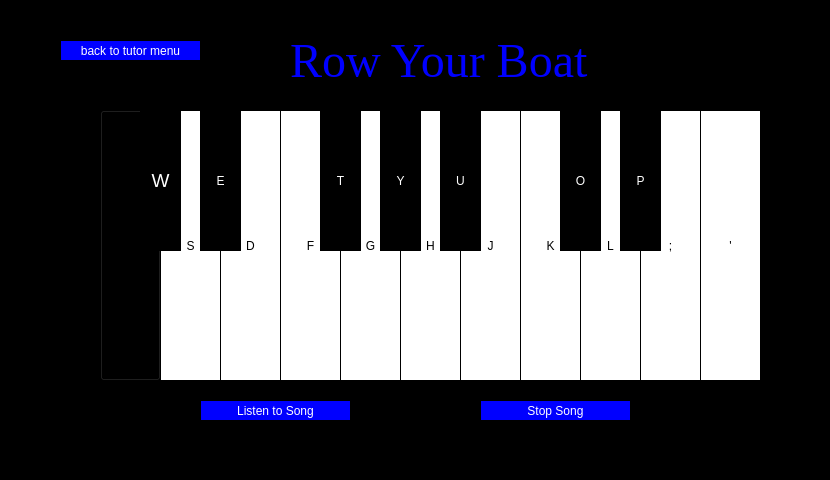
<?xml version="1.0" encoding="UTF-8"?>
<ui version="4.0">
 <class>rowTutor</class>
 <widget class="QMainWindow" name="rowTutor">
  <property name="geometry">
   <rect>
    <x>0</x>
    <y>0</y>
    <width>830</width>
    <height>480</height>
   </rect>
  </property>
  <property name="windowTitle">
   <string>TutorMode</string>
  </property>
  <property name="styleSheet">
   <string notr="true">background:black;</string>
  </property>
  <widget class="QWidget" name="centralwidget">
   <widget class="QPushButton" name="pushButton">
    <property name="geometry">
     <rect>
      <x>60</x>
      <y>40</y>
      <width>141</width>
      <height>21</height>
     </rect>
    </property>
    <property name="styleSheet">
     <string notr="true">QPushButton{
background:blue;
border: 1px solid black;
color:white;
}
</string>
    </property>
    <property name="text">
     <string>back to tutor menu</string>
    </property>
   </widget>
   <widget class="QPushButton" name="yButton">
    <property name="geometry">
     <rect>
      <x>380</x>
      <y>110</y>
      <width>41</width>
      <height>141</height>
     </rect>
    </property>
    <property name="styleSheet">
     <string notr="true">QPushButton{
background:black;
border: 1px solid black;
color:white;
}
QPushButton:pressed{
background: rgb(255,215,0);
}
QPushButton:checked{
background: rgb(255,215,0);
}</string>
    </property>
    <property name="text">
     <string>Y</string>
    </property>
    <property name="checkable">
     <bool>true</bool>
    </property>
   </widget>
   <widget class="QPushButton" name="aButton">
    <property name="geometry">
     <rect>
      <x>100</x>
      <y>110</y>
      <width>61</width>
      <height>271</height>
     </rect>
    </property>
    <property name="autoFillBackground">
     <bool>false</bool>
    </property>
    <property name="styleSheet">
     <string notr="true">QPushButton{
background:white;
border: 1px solid black;
}
QPushButton:pressed{
background: rgb(255,182,193);
}

QPushButton:checked{
background: rgb(255,182,193);
}
    
if (aButton-&gt;isOn())
       btnAbort-&gt;setPaletteBackgroundColor( QColor(255,182,193) );
else
       btnAbort-&gt;setPaletteBackgroundColor(
    this-&gt;paletteBackgroundColor() );
</string>
    </property>
    <property name="text">
     <string>A</string>
    </property>
    <property name="checkable">
     <bool>true</bool>
    </property>
    <property name="checked">
     <bool>false</bool>
    </property>
   </widget>
   <widget class="QPushButton" name="eButton">
    <property name="geometry">
     <rect>
      <x>200</x>
      <y>110</y>
      <width>41</width>
      <height>141</height>
     </rect>
    </property>
    <property name="styleSheet">
     <string notr="true">QPushButton{
background:black;
border: 1px solid black;
color:white;
}
QPushButton:pressed{
background: rgb(255,0,0);
}
QPushButton:checked{
background: rgb(255,0,0);
}</string>
    </property>
    <property name="text">
     <string>E</string>
    </property>
    <property name="checkable">
     <bool>true</bool>
    </property>
   </widget>
   <widget class="QPushButton" name="hButton">
    <property name="geometry">
     <rect>
      <x>400</x>
      <y>110</y>
      <width>61</width>
      <height>271</height>
     </rect>
    </property>
    <property name="styleSheet">
     <string notr="true">QPushButton{
background:white;
border: 1px solid black;
}
QPushButton:pressed{
background: rgb(113,198,113);
}
QPushButton:checked{
background: rgb(113,198,113);
}</string>
    </property>
    <property name="text">
     <string>H</string>
    </property>
    <property name="checkable">
     <bool>true</bool>
    </property>
   </widget>
   <widget class="QPushButton" name="apostButton">
    <property name="geometry">
     <rect>
      <x>700</x>
      <y>110</y>
      <width>61</width>
      <height>271</height>
     </rect>
    </property>
    <property name="styleSheet">
     <string notr="true">QPushButton{
background:white;
border: 1px solid black;
}
QPushButton:pressed{
background: rgb(75,0,130);
}
QPushButton:checked{
background: rgb(75,0,130);
}</string>
    </property>
    <property name="text">
     <string>'</string>
    </property>
    <property name="checkable">
     <bool>true</bool>
    </property>
   </widget>
   <widget class="QPushButton" name="sButton">
    <property name="geometry">
     <rect>
      <x>160</x>
      <y>110</y>
      <width>61</width>
      <height>271</height>
     </rect>
    </property>
    <property name="styleSheet">
     <string notr="true">QPushButton{
background:white;
border: 1px solid black;
}
QPushButton:pressed{
background: rgb(205,16,118);
}
QPushButton:checked{
background: rgb(205,16,118);
}</string>
    </property>
    <property name="text">
     <string>S</string>
    </property>
    <property name="checkable">
     <bool>true</bool>
    </property>
    <property name="checked">
     <bool>false</bool>
    </property>
   </widget>
   <widget class="QPushButton" name="semiButton">
    <property name="geometry">
     <rect>
      <x>640</x>
      <y>110</y>
      <width>61</width>
      <height>271</height>
     </rect>
    </property>
    <property name="styleSheet">
     <string notr="true">QPushButton{
background:white;
border: 1px solid black;
}
QPushButton:pressed{
background: rgb(255,0,255);
}
QPushButton:checked{
background: rgb(255,0,255);
}</string>
    </property>
    <property name="text">
     <string>;</string>
    </property>
    <property name="checkable">
     <bool>true</bool>
    </property>
   </widget>
   <widget class="QLabel" name="label">
    <property name="geometry">
     <rect>
      <x>290</x>
      <y>40</y>
      <width>321</width>
      <height>41</height>
     </rect>
    </property>
    <property name="font">
     <font>
      <family>Times New Roman</family>
      <pointsize>36</pointsize>
     </font>
    </property>
    <property name="styleSheet">
     <string notr="true">color:blue;</string>
    </property>
    <property name="text">
     <string>Row Your Boat</string>
    </property>
   </widget>
   <widget class="QPushButton" name="oButton">
    <property name="geometry">
     <rect>
      <x>560</x>
      <y>110</y>
      <width>41</width>
      <height>141</height>
     </rect>
    </property>
    <property name="styleSheet">
     <string notr="true">QPushButton{
background:black;
border: 1px solid black;
color:white;
}
QPushButton:pressed{
background: rgb(122,197,205);
}
QPushButton:checked{
background: rgb(122,197,205);
}</string>
    </property>
    <property name="text">
     <string>O</string>
    </property>
    <property name="checkable">
     <bool>true</bool>
    </property>
   </widget>
   <widget class="QPushButton" name="tButton">
    <property name="geometry">
     <rect>
      <x>320</x>
      <y>110</y>
      <width>41</width>
      <height>141</height>
     </rect>
    </property>
    <property name="styleSheet">
     <string notr="true">QPushButton{
background:black;
border: 1px solid black;
color:white;
}
QPushButton:pressed{
background: rgb(255,193,37);
}
QPushButton:checked{
background: rgb(255,193,37);
}</string>
    </property>
    <property name="text">
     <string>T</string>
    </property>
    <property name="checkable">
     <bool>true</bool>
    </property>
   </widget>
   <widget class="QPushButton" name="uButton">
    <property name="geometry">
     <rect>
      <x>440</x>
      <y>110</y>
      <width>41</width>
      <height>141</height>
     </rect>
    </property>
    <property name="styleSheet">
     <string notr="true">QPushButton{
background:black;
border: 1px solid black;
color:white;
}
QPushButton:pressed{
background: rgb(0,139,69);
}
QPushButton:checked{
background: rgb(0,139,69);
}</string>
    </property>
    <property name="text">
     <string>U</string>
    </property>
    <property name="checkable">
     <bool>true</bool>
    </property>
   </widget>
   <widget class="QPushButton" name="pButton">
    <property name="geometry">
     <rect>
      <x>620</x>
      <y>110</y>
      <width>41</width>
      <height>141</height>
     </rect>
    </property>
    <property name="styleSheet">
     <string notr="true">QPushButton{
background:black;
border: 1px solid black;
color:white;
}
QPushButton:pressed{
background: rgb(16,78,139);
}
QPushButton:checked{
background: rgb(16,78,139);
}</string>
    </property>
    <property name="text">
     <string>P</string>
    </property>
    <property name="checkable">
     <bool>true</bool>
    </property>
   </widget>
   <widget class="QPushButton" name="gButton">
    <property name="geometry">
     <rect>
      <x>340</x>
      <y>110</y>
      <width>61</width>
      <height>271</height>
     </rect>
    </property>
    <property name="styleSheet">
     <string notr="true">QPushButton{
background:white;
border: 1px solid black;
}
QPushButton:pressed{
background: rgb(255,255,0);
}
QPushButton:checked{
background: rgb(255,255,0);
}</string>
    </property>
    <property name="text">
     <string>G</string>
    </property>
    <property name="checkable">
     <bool>true</bool>
    </property>
   </widget>
   <widget class="QPushButton" name="wButton">
    <property name="geometry">
     <rect>
      <x>140</x>
      <y>110</y>
      <width>41</width>
      <height>141</height>
     </rect>
    </property>
    <property name="font">
     <font>
      <pointsize>14</pointsize>
     </font>
    </property>
    <property name="styleSheet">
     <string notr="true">QPushButton{
background:black;
border: 1px solid black;
color:white;
}
QPushButton:pressed{
background: rgb(255,130,171);
}
QPushButton:checked{
background: rgb(255,130,171);
}</string>
    </property>
    <property name="text">
     <string>W</string>
    </property>
    <property name="checkable">
     <bool>true</bool>
    </property>
   </widget>
   <widget class="QPushButton" name="fButton">
    <property name="geometry">
     <rect>
      <x>280</x>
      <y>110</y>
      <width>61</width>
      <height>271</height>
     </rect>
    </property>
    <property name="styleSheet">
     <string notr="true">QPushButton{
background:white;
border: 1px solid black;
}
QPushButton:pressed{
background: rgb(255,128,0);
}
QPushButton:checked{
background: rgb(255,128,0);
}</string>
    </property>
    <property name="text">
     <string>F</string>
    </property>
    <property name="checkable">
     <bool>true</bool>
    </property>
   </widget>
   <widget class="QPushButton" name="jButton">
    <property name="geometry">
     <rect>
      <x>460</x>
      <y>110</y>
      <width>61</width>
      <height>271</height>
     </rect>
    </property>
    <property name="styleSheet">
     <string notr="true">QPushButton{
background:white;
border: 1px solid black;
}
QPushButton:pressed{
background: rgb(0,100,0);
}
QPushButton:checked{
background: rgb(0,100,0);
}</string>
    </property>
    <property name="text">
     <string>J</string>
    </property>
    <property name="checkable">
     <bool>true</bool>
    </property>
   </widget>
   <widget class="QPushButton" name="lButton">
    <property name="geometry">
     <rect>
      <x>580</x>
      <y>110</y>
      <width>61</width>
      <height>271</height>
     </rect>
    </property>
    <property name="styleSheet">
     <string notr="true">QPushButton{
background:white;
border: 1px solid black;
}
QPushButton:pressed{
background: rgb(30,144,255);
}
QPushButton:checked{
background: rgb(30,144,255);
}</string>
    </property>
    <property name="text">
     <string>L</string>
    </property>
    <property name="checkable">
     <bool>true</bool>
    </property>
   </widget>
   <widget class="QPushButton" name="dButton">
    <property name="geometry">
     <rect>
      <x>220</x>
      <y>110</y>
      <width>61</width>
      <height>271</height>
     </rect>
    </property>
    <property name="styleSheet">
     <string notr="true">QPushButton{
background:white;
border: 1px solid black;
}
QPushButton:pressed{
background: rgb(205,55,0);
}
QPushButton:checked{
background: rgb(205,55,0);
}</string>
    </property>
    <property name="text">
     <string>D</string>
    </property>
    <property name="checkable">
     <bool>true</bool>
    </property>
   </widget>
   <widget class="QPushButton" name="kButton">
    <property name="geometry">
     <rect>
      <x>520</x>
      <y>110</y>
      <width>61</width>
      <height>271</height>
     </rect>
    </property>
    <property name="styleSheet">
     <string notr="true">QPushButton{
background:white;
border: 1px solid black;
}
QPushButton:pressed{
background: rgb(0,255,255);
}
QPushButton:checked{
background: rgb(0,255,255);
}</string>
    </property>
    <property name="text">
     <string>K</string>
    </property>
    <property name="checkable">
     <bool>true</bool>
    </property>
   </widget>
   <widget class="QPushButton" name="playSong">
    <property name="geometry">
     <rect>
      <x>200</x>
      <y>400</y>
      <width>151</width>
      <height>21</height>
     </rect>
    </property>
    <property name="styleSheet">
     <string notr="true">QPushButton{
background:blue;
border: 1px solid black;
color:white;
}</string>
    </property>
    <property name="text">
     <string>Listen to Song</string>
    </property>
   </widget>
   <widget class="QPushButton" name="stopSong">
    <property name="geometry">
     <rect>
      <x>480</x>
      <y>400</y>
      <width>151</width>
      <height>21</height>
     </rect>
    </property>
    <property name="styleSheet">
     <string notr="true">QPushButton{
background:blue;
border: 1px solid black;
color:white;
}</string>
    </property>
    <property name="text">
     <string>Stop Song</string>
    </property>
   </widget>
   <zorder>pushButton</zorder>
   <zorder>aButton</zorder>
   <zorder>hButton</zorder>
   <zorder>apostButton</zorder>
   <zorder>sButton</zorder>
   <zorder>semiButton</zorder>
   <zorder>label</zorder>
   <zorder>gButton</zorder>
   <zorder>fButton</zorder>
   <zorder>jButton</zorder>
   <zorder>lButton</zorder>
   <zorder>dButton</zorder>
   <zorder>kButton</zorder>
   <zorder>playSong</zorder>
   <zorder>stopSong</zorder>
   <zorder>uButton</zorder>
   <zorder>tButton</zorder>
   <zorder>wButton</zorder>
   <zorder>oButton</zorder>
   <zorder>eButton</zorder>
   <zorder>yButton</zorder>
   <zorder>pButton</zorder>
  </widget>
  <widget class="QMenuBar" name="menubar">
   <property name="geometry">
    <rect>
     <x>0</x>
     <y>0</y>
     <width>830</width>
     <height>22</height>
    </rect>
   </property>
  </widget>
  <widget class="QStatusBar" name="statusbar"/>
 </widget>
 <resources/>
 <connections>
  <connection>
   <sender>pushButton</sender>
   <signal>clicked()</signal>
   <receiver>rowTutor</receiver>
   <slot>close()</slot>
   <hints>
    <hint type="sourcelabel">
     <x>107</x>
     <y>79</y>
    </hint>
    <hint type="destinationlabel">
     <x>231</x>
     <y>83</y>
    </hint>
   </hints>
  </connection>
  <connection>
   <sender>playSong</sender>
   <signal>clicked()</signal>
   <receiver>rowTutor</receiver>
   <slot>playSong()</slot>
   <hints>
    <hint type="sourcelabel">
     <x>316</x>
     <y>432</y>
    </hint>
    <hint type="destinationlabel">
     <x>383</x>
     <y>422</y>
    </hint>
   </hints>
  </connection>
  <connection>
   <sender>stopSong</sender>
   <signal>clicked()</signal>
   <receiver>rowTutor</receiver>
   <slot>stopSong()</slot>
   <hints>
    <hint type="sourcelabel">
     <x>569</x>
     <y>429</y>
    </hint>
    <hint type="destinationlabel">
     <x>650</x>
     <y>422</y>
    </hint>
   </hints>
  </connection>
 </connections>
 <slots>
  <slot>playSong()</slot>
  <slot>stopSong()</slot>
 </slots>
</ui>
